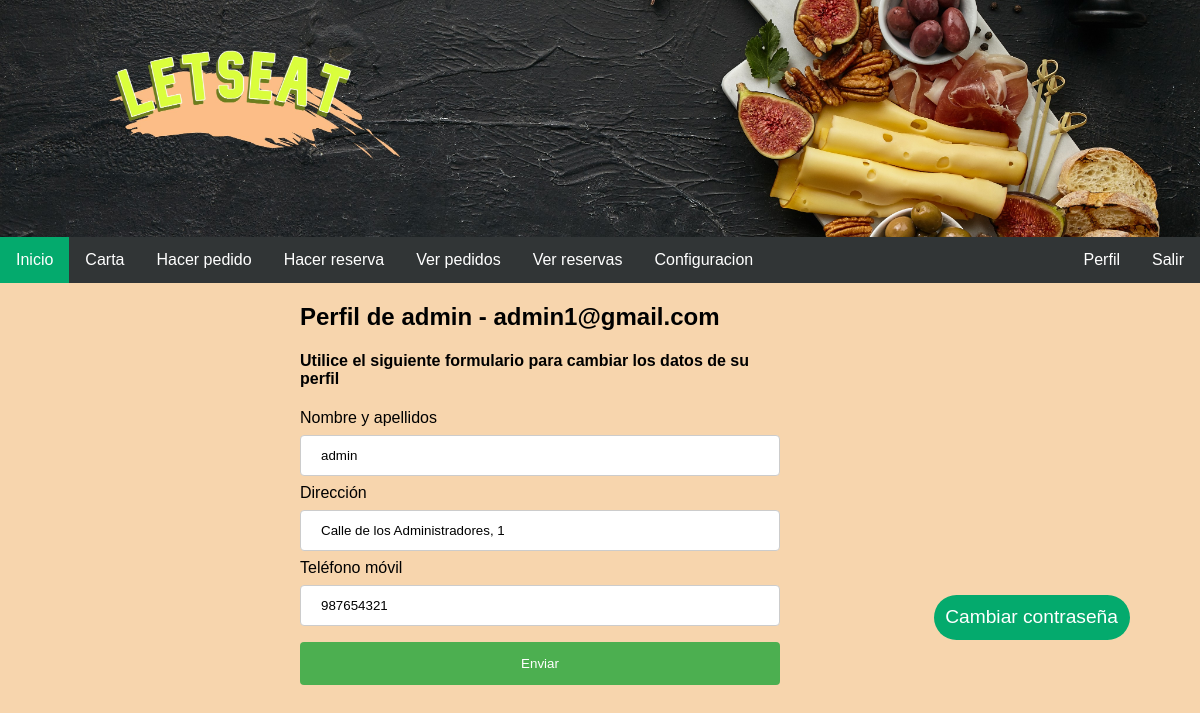
The app's page /Code/perfil.php (signed in) with its own data.
### tables this page shows
CREATE TABLE `usuarios` (
  `id` int(11) NOT NULL,
  `nombre` varchar(50) NOT NULL,
  `contrasenia` varchar(255) NOT NULL,
  `rol` enum('Administrador','Propietario','Empleado','Usuario') NOT NULL,
  `email` varchar(32) NOT NULL,
  `direccion` varchar(64) NOT NULL,
  `telefono` int(9) NOT NULL
);

### Code/includes/Usuario.php (called while the page is built, shortened)
<?php
class Usuario{
   public static function buscaUsuario($email)
   {
       $app = Aplicacion::getInstancia();
       $conn = $app->conexionBd();
       $query = sprintf("SELECT * FROM usuarios U WHERE U.email = '%s'", $conn->real_escape_string($email));
       $rs = $conn->query($query);
       $result = false;
       if ($rs) {
           if ( $rs->num_rows == 1) {
               $fila = $rs->fetch_assoc();
               $user = new Usuario($fila['nombre'], $fila['email'], $fila['contrasenia'], $fila['rol'], $fila['direccion'], $fila['telefono']);
               $user->id = $fila['id'];
               $result = $user;
           }
       } else {
           echo "Error al consultar en la BD: (" . $conn->errno . ") " . utf8_encode($conn->error);
           exit();
       }
       return $result;
   }
}
?>

### Code/includes/FormularioPerfil.php (the view, shortened to what this page needs)
<?php
class FormularioPerfil extends Form
{
    protected function generaCamposFormulario($datos, $errores = array())
    {
        $nombre =$datos['nombre'] ?? '';
        $dir =$datos['dir'] ?? '';
        $tel =$datos['tel'] ?? '';
        $htmlErroresGlobales = self::generaListaErroresGlobales($errores);
        $errorTelLetrasMSG = self::createMensajeError($errores, 'errorTelLetras', 'span', array('class' => 'errorMSG'));
        $errorTelNumDigMSG = self::createMensajeError($errores, 'errorTelNumDig', 'span', array('class' => 'errorMSG'));
        $html = <<<EOF
            $htmlErroresGlobales
            <label for="nombreInput">Nombre y apellidos</label>
            <input class="formInput" id="nombreInput" type="text" name="nombre" value="$nombre" placeholder="Nombre y Apellidos" required>
            <label for="dirInput">Dirección</label>
            <input class="formInput" id="dirInput" type="text" name="dir" value="$dir" placeholder="Dirección completa" required>
            <label for="telInput">Teléfono móvil $errorTelLetrasMSG $errorTelNumDigMSG</label>
            <input class="formInput" id="telInput" type="tel" name="tel" value="$tel" placeholder="Número de teléfono" required>
            <button class="formSubmitButton" type="submit"> Enviar </button>
EOF;
        return $html;
    }
}

### Code/css/comun.css (style rules this page uses)
body, html { border: 0px; margin: 0px; padding: 0px; overflow-x:hidden; font-family: arial; background-color: rgb(247, 213, 173); }
.formInput { width: 100%; padding: 12px 20px; margin: 8px 0; display: block; border: 1px solid #ccc; border-radius: 4px; box-sizing: border-box; }
.formSubmitButton { width: 100%; background-color: #4CAF50; color: white; padding: 14px 20px; margin: 8px 0; border: none; border-radius: 4px; cursor: pointer; }

### records on screen
usuarios: nombre "admin", dir "Calle de los Administradores, 1", tel "987654321"

### other values on screen
$_SESSION["nombre"] "admin"
$_SESSION["email"] "admin1@gmail.com"
